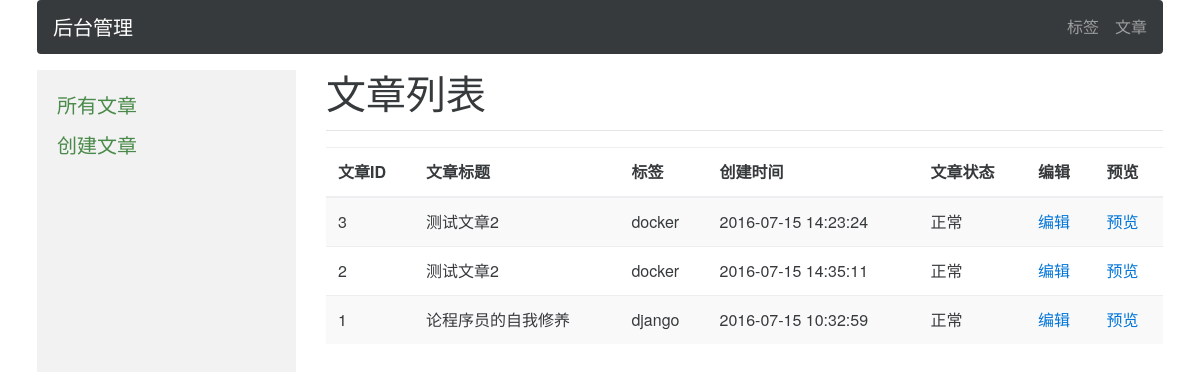
The page /dashboard/ (signed in) on the database its author committed.
### flyingpang/mysite/models.py (models this page shows, shortened)
class Article(models.Model):
    key = models.CharField(_(u'key'), max_length=32, unique=True)
    title = models.CharField(_(u'标题'), max_length=60)
    summary = models.CharField(_(u'摘要'), max_length=200)
    photo = models.ImageField(_(u'本地图片'))
    img_url = models.URLField(_(u'七牛图片地址'), max_length=100, null=True)
    tag = models.ForeignKey(Tag, verbose_name=_(u'标签'))
    category = models.CharField(_(u'分类'), max_length=20, choices=CATEGORY_CHOICE)
    content = models.TextField(_(u'内容'))
    status = models.SmallIntegerField(_(u'状态'), choices=STATUS_CHOICE, default=0)
    slug = models.SlugField(_(u'转义key'), max_length=60)
    author = models.ForeignKey(settings.AUTH_USER_MODEL, verbose_name=_(u'作者'))
    created_at = models.DateTimeField(_(u'创建日期'), auto_now_add=True)
    updated_at = models.DateTimeField(_(u'更新日期'), auto_now_add=True)
    is_top = models.BooleanField(_(u'置顶'), default=False)
    view_times = models.IntegerField(_(u'浏览次数'), default=0)
    zan_times = models.IntegerField(_(u'赞次数'), default=0)
    is_removed = models.BooleanField(_(u'是否删除'), default=False)
    class Meta:
        ordering = ['-is_top', '-created_at']

class Tag(models.Model):
    key = models.CharField(_(u'key'), max_length=32, unique=True)
    name = models.CharField(_(u'名称'), max_length=30, unique=True)
    created_at = models.DateTimeField(auto_now_add=True)
    slug = models.SlugField(_(u'转义key'), max_length=60)
    is_removed = models.BooleanField(default=False)
    def __unicode__(self):
        return self.name

### flyingpang/dashboard/views.py (the view)
class ArticleListView(ListView):
    template_name = 'dashboard/mysite/article/list_article.html'
    def get_queryset(self):
        queryset = Article.objects.all()
        return queryset

### templates/dashboard/mysite/article/list_article.html (shortened to what this page needs)
{% extends 'dashboard/mysite/article/base_article.html' %}
{% block main %}
    <h1>文章列表</h1>
    <hr/>
    <table class="table table-striped">
        <thead>
            <tr>
                <th>文章ID</th>
                <th>文章标题</th>
                <th>标签</th>
                <th>创建时间</th>
                <th>文章状态</th>
                <th>编辑</th>
                <th>预览</th>
            </tr>
        </thead>
        <tbody>
            {% if article_list %}
                {% for article in article_list %}
                    <tr id='RemovedIs{{ article.is_removed }}' >
                        <td>{{ article.id }}</td>
                        <td>{{ article.title }}</td>
                        <td>{{ article.tag }}</td>
                        <td>{{ article.created_at|date:'Y-m-d H:s:i' }}</td>
                        <td>{{ article.get_status_display }}</td>
                        <td><a href="{% url 'article_update_dashboard_view' article.id %}">编辑</a></td>
                        <td><a href="{% url 'article_preview_dashboard_view' article.id %}" target="_blank">预览</a></td>
                    </tr>
                {% endfor %}
            {% endif %}
        </tbody>
    </table>
{% endblock %}

### templates/dashboard/mysite/article/base_article.html
{% extends 'dashboard/base.html' %}
{% block nav %}
    {% include 'dashboard/mysite/article/nav_article.html' %}
{% endblock %}

### templates/dashboard/base.html (shortened to what this page needs)
{% load i18n %}
<!DOCTYPE html>
<html>
  <head>
    <link href="/static/css/bootstrap.min.css" rel="stylesheet">
    <link href="/static/css/dashboard.css" rel="stylesheet">
    <link href="/static/css/vim_theme_style.css" rel="stylesheet">
  </head>
  <body>
    <div class="container" style="margin-bottom: 1rem">
        <nav class="navbar navbar-dark bg-inverse">
            <a class="navbar-brand" href="{% url 'article_list_dashboard_view' %}">后台管理</a>
            <ul class="nav navbar-nav pull-right">
                <li class="nav-item">
                    <a class="nav-link" href="{% url 'tag_list_dashboard_view' %}">标签</a>
                </li>
                <li class="nav-item">
                    <a class="nav-link" href="{% url 'article_list_dashboard_view' %}">文章</a>
                </li>
            </ul>
        </nav>
    </div>
    <div class="container">
      <div class="row">
        <div class="col-md-3">
            {% block nav %}{% endblock %}
        </div>
        <div class="col-md-9">
            {% block main %}{% endblock %}
        </div>
      </div>
    </div>
  </body>
</html>

### templates/dashboard/mysite/article/nav_article.html
<ul class="nav nav-sidebar nav-dashboard">
    <li>
        <a href="{% url 'article_list_dashboard_view' %}">
            <span>所有文章</span>
        </a>
    </li>
    <li>
        <a href="{% url 'article_create_dashboard_view' %}">
            <span>创建文章</span>
        </a>
    </li>
</ul>

### static/css/dashboard.css (style rules this page uses)
.nav-dashboard { background-color: #f2f2f2; color: white; font-size: 20px; padding-top: 10px; padding-bottom: 800px; }
.nav-dashboard a { color: #4A8A4A; }
.nav-dashboard li { margin: 10px 0 10px 20px; }

### rows shown on the page
Article: id "3", title "测试文章2", tag "docker", created_at "2016-07-15 14:23:24", status "正常"
Article: id "2", title "测试文章2", tag "docker", created_at "2016-07-15 14:35:11", status "正常"
Article: id "1", title "论程序员的自我修养", tag "django", created_at "2016-07-15 10:32:59", status "正常"
